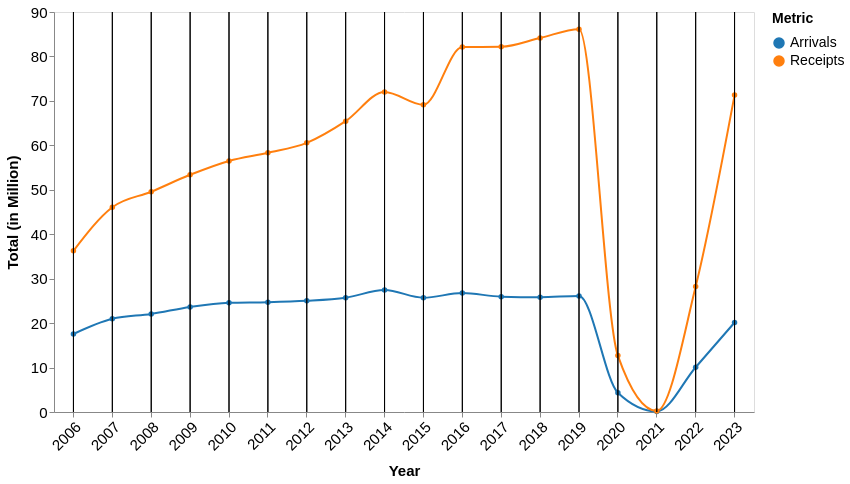

Vega-Lite specification stored for this chart:
### Vega-Lite specification from a JSON file in a GitHub repository (floating-point values rounded to 4 significant figures)
{"$schema": "https://vega.github.io/schema/vega-lite/v5.json", "width": 700, "height": 400, "data": {"values": [{"year": "2006", "Arrivals": 17.55, "Receipts": 36.27}, {"year": "2007", "Arrivals": 20.97, "Receipts": 46.07}, {"year": "2008", "Arrivals": 22.05, "Receipts": 49.56}, {"year": "2009", "Arrivals": 23.64, "Receipts": 53.37}, {"year": "2010", "Arrivals": 24.58, "Receipts": 56.49}, {"year": "2011", "Arrivals": 24.71, "Receipts": 58.32}, {"year": "2012", "Arrivals": 25.03, "Receipts": 60.56}, {"year": "2013", "Arrivals": 25.72, "Receipts": 65.44}, {"year": "2014", "Arrivals": 27.44, "Receipts": 72.0}, {"year": "2015", "Arrivals": 25.72, "Receipts": 69.12}, {"year": "2016", "Arrivals": 26.76, "Receipts": 82.1}, {"year": "2017", "Arrivals": 25.95, "Receipts": 82.17}, {"year": "2018", "Arrivals": 25.83, "Receipts": 84.14}, {"year": "2019", "Arrivals": 26.1, "Receipts": 86.14}, {"year": "2020", "Arrivals": 4.33, "Receipts": 12.69}, {"year": "2021", "Arrivals": 0.13, "Receipts": 0.24}, {"year": "2022", "Arrivals": 10.07, "Receipts": 28.23}, {"year": "2023", "Arrivals": 20.14, "Receipts": 71.31}]}, "transform": [{"fold": ["Arrivals", "Receipts"], "as": ["Metric", "Value"]}], "layer": [{"mark": {"type": "line", "point": true, "interpolate": "monotone"}, "encoding": {"x": {"field": "year", "type": "ordinal", "title": "Year", "axis": {"labelAngle": -45, "titlePadding": 10, "labelFontSize": 15, "titleFontSize": 15, "grid": false}, "scale": {"domain": ["2006", "2007", "2008", "2009", "2010", "2011", "2012", "2013", "2014", "2015", "2016", "2017", "2018", "2019", "2020", "2021", "2022", "2023"]}}, "y": {"field": "Value", "type": "quantitative", "title": "Total (in Million)", "axis": {"titlePadding": 10, "labelFontSize": 15, "titleFontSize": 15, "grid": false}}, "color": {"field": "Metric", "type": "nominal", "scale": {"domain": ["Arrivals", "Receipts"], "range": ["#1f77b4", "#ff7f0e"]}, "legend": {"title": "Metric", "labelFontSize": 14, "titleFontSize": 14, "titlePadding": 10}}, "tooltip": [{"field": "year", "title": "Year"}, {"field": "Metric", "title": "Value Type", "format": "N", "type": "nominal", "aggregate": "distinct"}, {"field": "Value", "title": "Value", "format": ".2f", "type": "quantitative"}]}}, {"params": [{"name": "hover", "select": {"type": "point", "encodings": ["x"], "on": "mouseover", "nearest": true}}], "mark": "rule", "encoding": {"x": {"field": "year", "type": "ordinal"}, "color": {"value": "black"}, "opacity": {"condition": {"param": "hover", "value": 1}, "value": 0}}}]}
